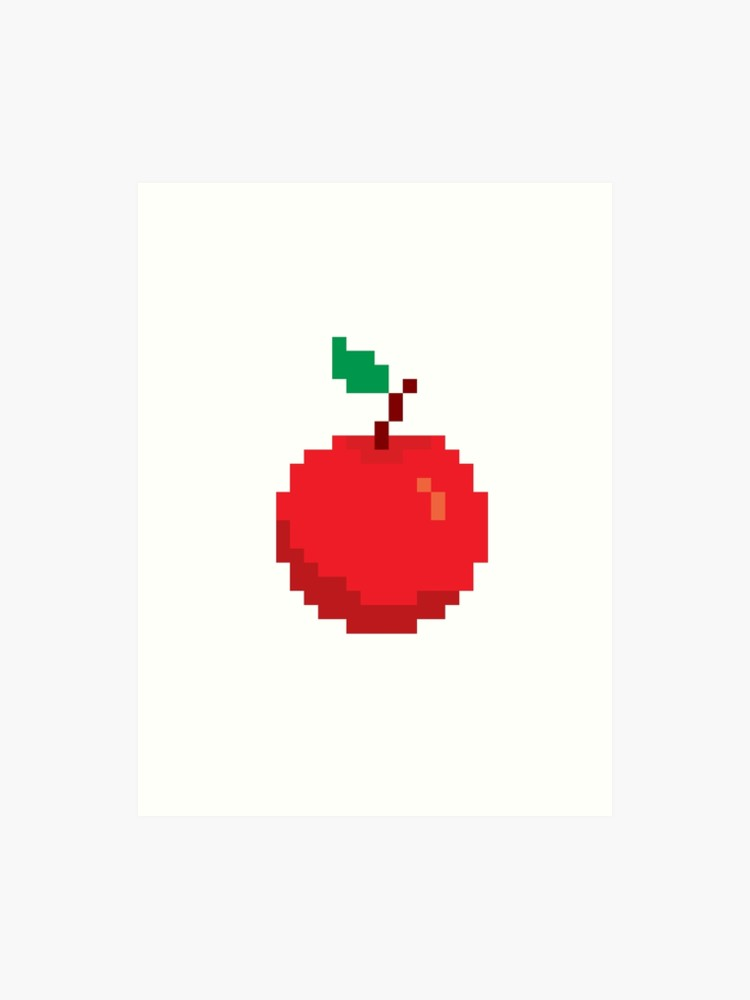
#> input picture input/image-1.jpg, 750 x 1000 px; its folder holds only this picture in this run
$ python data_augmentation_ML.py
#> lines starting #> are read from the running program, lines starting #| are printed output that depends on the picture
#Loading all the Libraries needed
import numpy as np
import cv2 as cv
from PIL import Image
import glob
###############################################################################
class Augmentation:
    def __init__(self,path):
        self.counter = 0
        self.image_list = []
        self.path = path

    # Functions to be used  for Augmentation of Training images
    def Translation_images(self, image_index, orientation_index, command_index):
        img = self.image_list[image_index]
        height, width = img.shape[:2]
        orientation = orientation_index
        percentage = translation_command_list[command_index]
        Translation_Width = int((percentage*width)/100)

        if (orientation == 0):
            # North
            M = np.float32([[1, 0, 0], [0, 1, -Translation_Width]])
        elif (orientation == 1):
            # West
            M = np.float32([[1, 0, -Translation_Width], [0, 1, 0]])
        elif (orientation == 2):
            # East
            M = np.float32([[1, 0, Translation_Width], [0, 1, 0]])
        elif (orientation == 3):
            # South
            M = np.float32([[1, 0, 0], [0, 1, Translation_Width]])
        elif (orientation == 4):
            # SouthEast
            M = np.float32([[1, 0, Translation_Width], [0, 1, Translation_Width]])
        elif (orientation == 5):
            # NorthEast
            M = np.float32([[1, 0, Translation_Width], [0, 1, -Translation_Width]])
        elif (orientation == 6):
            # SouthWest
            M = np.float32([[1, 0, -Translation_Width], [0, 1, Translation_Width]])
        elif (orientation == 7):
            # NorthWest
            M = np.float32([[1, 0, -Translation_Width], [0, 1, -Translation_Width]])

        translated = cv.warpAffine(img, M, (width, height), borderMode=cv.BORDER_REPLICATE)

        return translated


    def Rotation_Images(self, image_index, orientation_index, command_index  ):
        img = self.image_list[image_index]
        height, width = img.shape[:2]
        Rotational_Angle = rot_command_list[command_index]
        dir = orientation_index

        if (dir == 0):
            # CW
            M = cv.getRotationMatrix2D(((width - 1) / 2.0, (height - 1) / 2.0), 360 - Rotational_Angle, 1)
        elif (dir == 1):
            # CCW
            M = cv.getRotationMatrix2D(((width - 1) / 2.0, (height - 1) / 2.0), Rotational_Angle, 1)

        rotated = cv.warpAffine(img, M, (width, height), borderMode=cv.BORDER_REPLICATE)
        return rotated


    def ZoomIn_Images(self, image_index, command_index):
        img = self.image_list[image_index]
        height, width = img.shape[:2]
        percentage = zoom_command_list[command_index]
        #capping the max Zoom to 30 Percent
        if(percentage  > 30):
            percentage = 30
        croppedOutSizeW = int((percentage*width)/100)
        croppedOutSizeH = int((percentage*height)/100)

        cropped_img = img[croppedOutSizeH:(height - croppedOutSizeH), croppedOutSizeW:(width - croppedOutSizeW)]
        resized = cv.resize(cropped_img, (width, height), fx=1, fy=1)
        return resized

    def run_augmentation (self):
        for filename in glob.glob(self.path):
            im = Image.open(filename)
#> im is the input picture: PIL image 750x1000 RGB; mean R, G, B 248.2, 239.9, 237.9
            self.image_list.append(np.array(im))
        for i in range(len(self.image_list)):
            for loop in range(len(translation_command_list)):
                for inner in range(MAX_ORIENTATIONS_FOR_TRANSLATION):
                    self.counter = self.counter +1
                    im = Image.fromarray(self.Translation_images(i,inner,loop))
                    im.save("output/image-"+ str(i)+ "-" + str(self.counter) + ".jpg")
                    # 8 x 5 Images = 40

            for loop2 in range(len(zoom_command_list)):
                self.counter = self.counter +1
                im = Image.fromarray(self.ZoomIn_Images(i, loop2))
                im.save("output/image-"+ str(i)+ "-" + str(self.counter) + ".jpg")
                # 5 x1 =5

            for loop3 in range(len(rot_command_list)):
                self.counter = self.counter +1
                im = Image.fromarray(self.Rotation_Images(i, 0, loop3))
                im.save("output/image-"+ str(i)+ "-" + str(self.counter) + ".jpg")
                self.counter = self.counter +1
                im = Image.fromarray(self.Rotation_Images(i, 1, loop3))
                im.save("output/image-"+ str(i)+ "-" + str(self.counter) + ".jpg")
                #5 x 2 =10

            self.counter = 0
#> this loop made 1 pass
#> pass 1, in Translation_images, `translated = cv.warpAffine(img, M, (width, height), borderMode=cv.BORD..`:
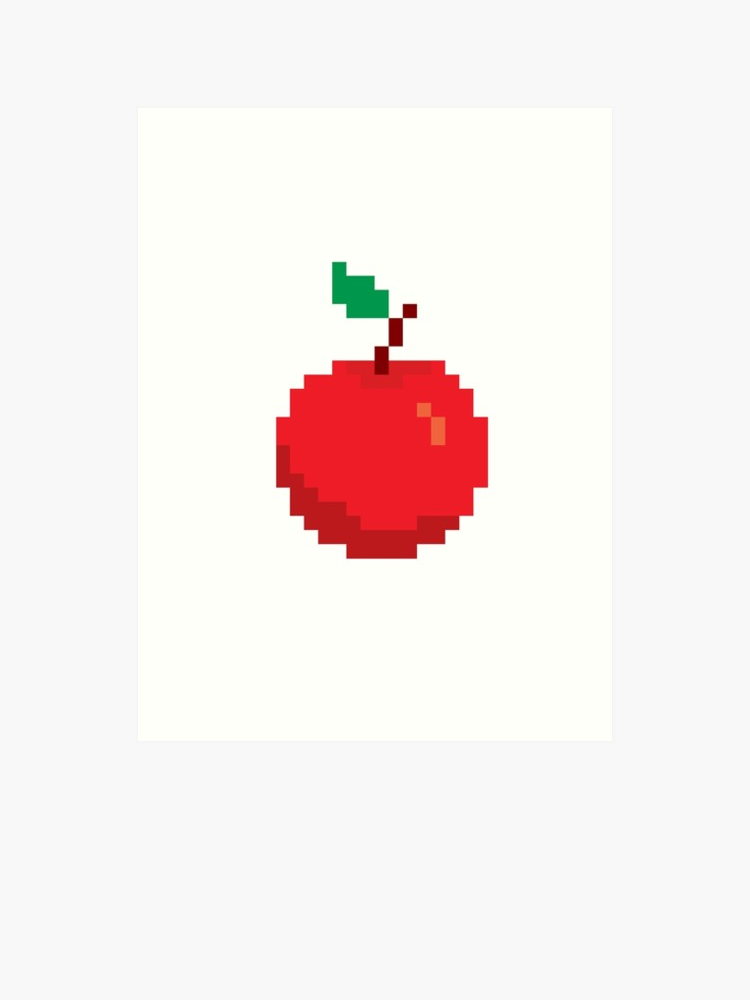
#> translated: shape (1000, 750, 3); mean R, G, B 248.2, 239.9, 237.9
#> pass 1, in Translation_images (call 2), `translated = cv.warpAffine(img, M, (width, height), borderMode=cv.BORD..`:
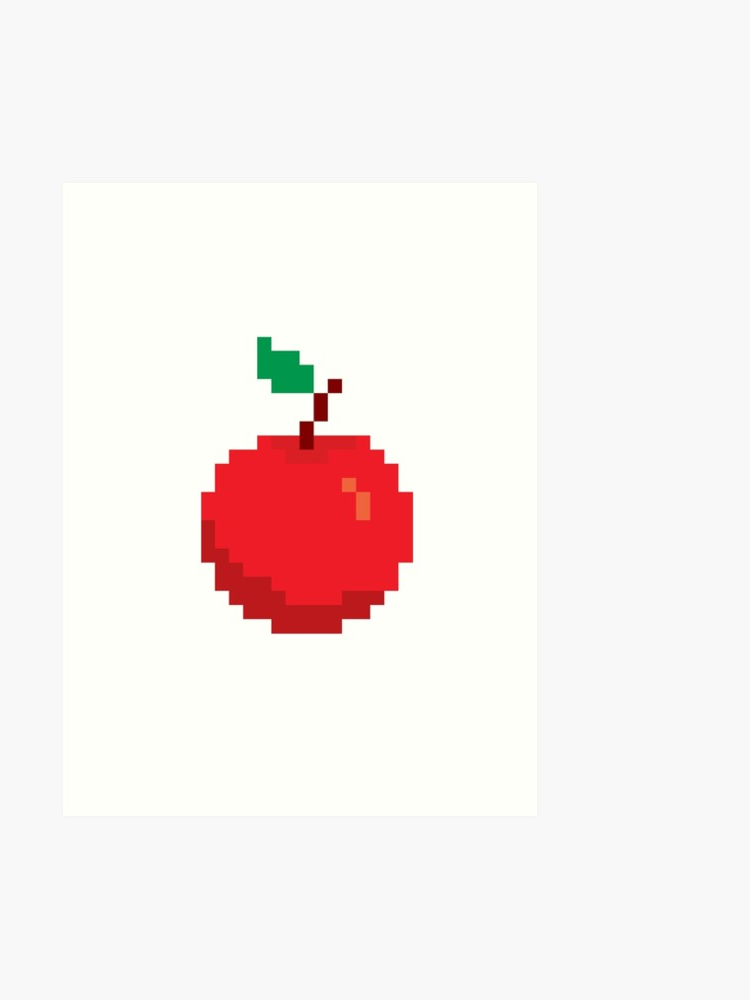
#> translated: shape (1000, 750, 3); mean R, G, B 248.2, 239.9, 237.9
#> pass 1, in Translation_images (call 3), `translated = cv.warpAffine(img, M, (width, height), borderMode=cv.BORD..`:
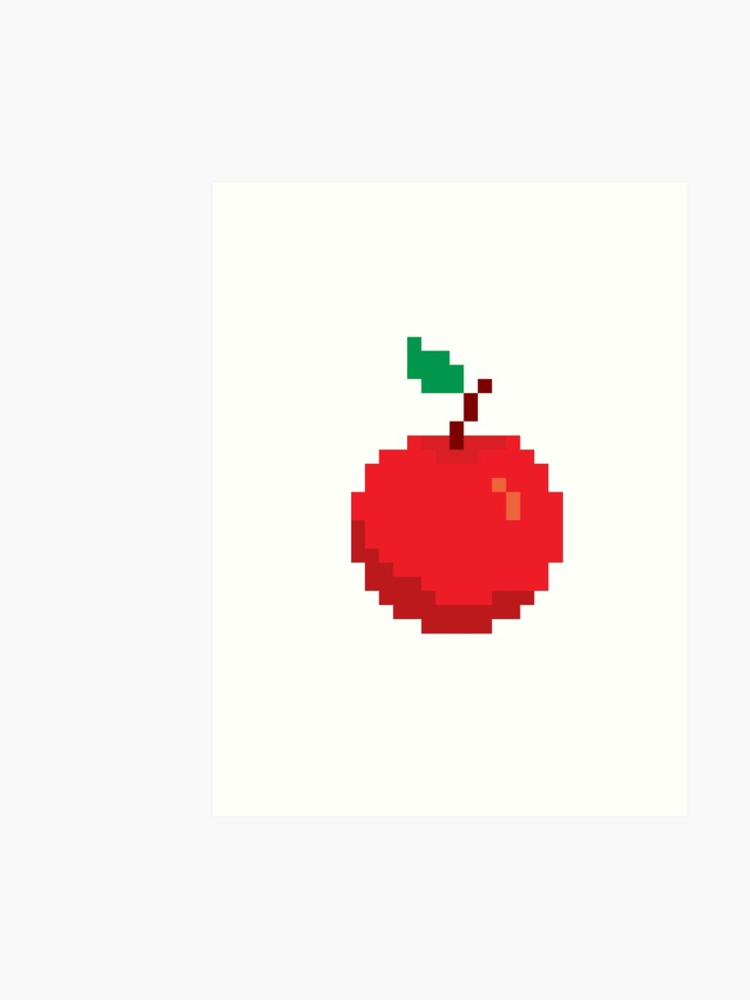
#> translated: shape (1000, 750, 3); mean R, G, B 248.2, 239.9, 237.9
#> pass 1, in Translation_images (call 4), `translated = cv.warpAffine(img, M, (width, height), borderMode=cv.BORD..`:
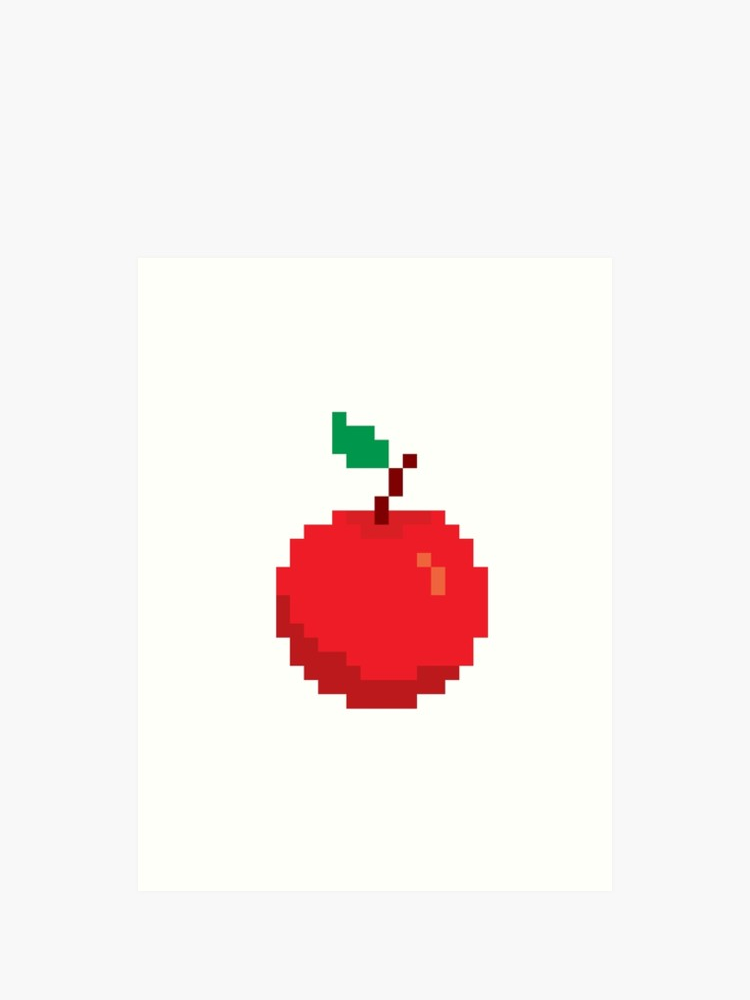
#> translated: shape (1000, 750, 3); mean R, G, B 248.2, 239.9, 237.9

##############################################################################################
MAX_ORIENTATIONS_FOR_TRANSLATION = 8
translation_command_list = [10, 15, 20, 25, 30]
zoom_command_list = [10, 15, 20, 25, 30]
rot_command_list = [4, 6, 8, 10, 12]
brightness_contrast_control = [[1,10],[1,20],[2,10],[2,20],[3,50]]
path = 'input/image-*.jpg'
p1 = Augmentation(path)
p1.run_augmentation()
###############################################################################################

$ run again, on input/image-2.jpg
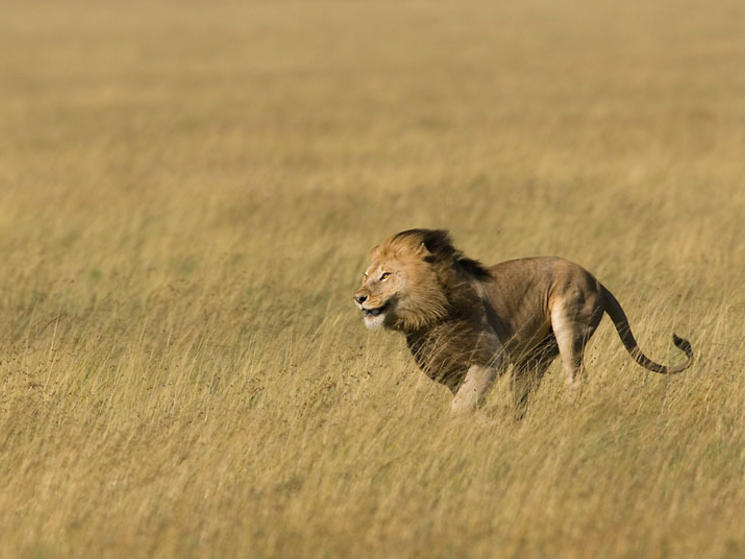
#> input picture input/image-2.jpg, 745 x 559 px
#> in run_augmentation, im is the input picture: PIL image 745x559 RGB; mean R, G, B 170.8, 143.2, 88.7
#> the loop in run_augmentation, `for i in range(len(self.image_list)):` made 1 pass
#> pass 1, in Translation_images (call 4), `translated = cv.warpAffine(img, M, (width, height), borderMode=cv.BORD..`:
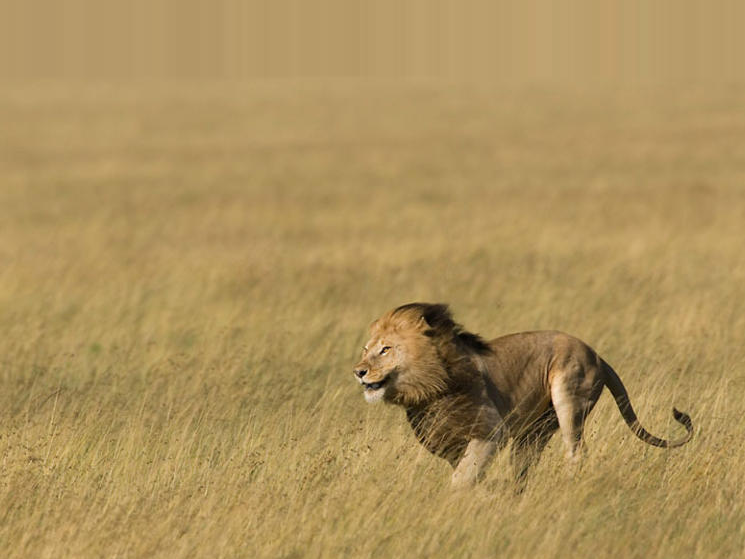
#> translated: shape (559, 745, 3); mean R, G, B 172.6, 145.1, 91.8
#> after the loop in run_augmentation, `for i in range(len(self.image_list)):`:
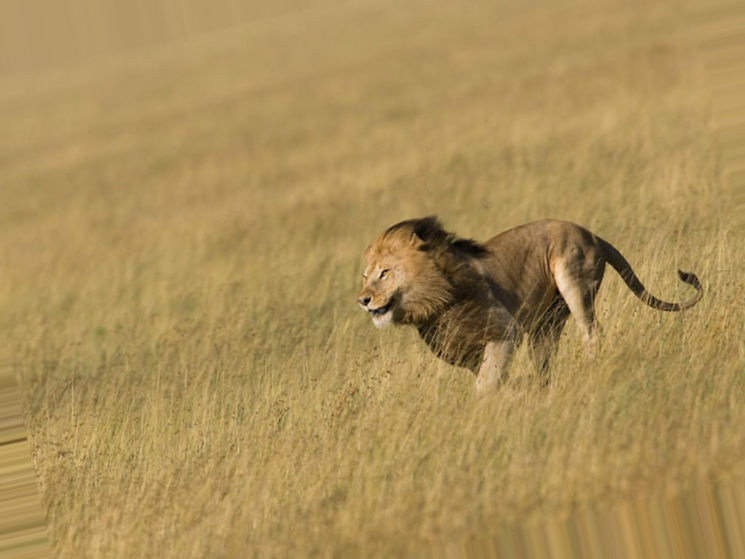
#> im: PIL image 745x559 RGB; mean R, G, B 170.6, 142.9, 88.5
